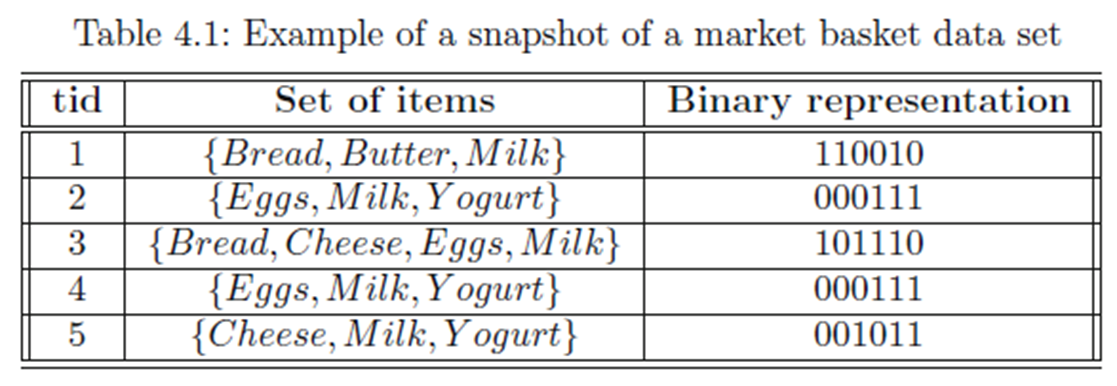
#> input picture cisc520/image.png, 1117 x 386 px
$ jupyter execute --allow-errors mlxtend-examples.ipynb
#> lines starting #> are read from the running program, lines starting #| are printed output that depends on the picture
# Examples
Website: `http://rasbt.github.io/mlxtend/`


[cell 1]
import numpy as np
import matplotlib.pyplot as plt
import matplotlib.gridspec as gridspec
import itertools
from sklearn.linear_model import LogisticRegression
from sklearn.svm import SVC
from sklearn.ensemble import RandomForestClassifier
from mlxtend.classifier import EnsembleVoteClassifier
from mlxtend.data import iris_data
from mlxtend.plotting import plot_decision_regions

# Initializing Classifiers
clf1 = LogisticRegression(random_state=0)
clf2 = RandomForestClassifier(random_state=0)
clf3 = SVC(random_state=0, probability=True)
#> (the rest of this cell did not finish here and is left out)

# Association Rules Generation from Frequent Itemsets

- `http://rasbt.github.io/mlxtend/user_guide/frequent_patterns/association_rules/`


## Example 1 -- Generating Association Rules from Frequent Itemsets

[cell 2]
import pandas as pd
from mlxtend.preprocessing import TransactionEncoder
from mlxtend.frequent_patterns import apriori, fpmax, fpgrowth


dataset = [['Milk', 'Onion', 'Nutmeg', 'Kidney Beans', 'Eggs', 'Yogurt'],
           ['Dill', 'Onion', 'Nutmeg', 'Kidney Beans', 'Eggs', 'Yogurt'],
           ['Milk', 'Apple', 'Kidney Beans', 'Eggs'],
           ['Milk', 'Unicorn', 'Corn', 'Kidney Beans', 'Yogurt'],
           ['Corn', 'Onion', 'Onion', 'Kidney Beans', 'Ice cream', 'Eggs']]

#> (the rest of this cell did not finish here and is left out)

[cell 3]
from mlxtend.frequent_patterns import association_rules

#> (the rest of this cell did not finish here and is left out)

## Example 2 -- Rule Generation and Selection Criteria

#> (a cell that did not finish here is left out)

#> (a cell that did not finish here is left out)

#> (a cell that did not finish here is left out)

#> (a cell that did not finish here is left out)

## Example 3 -- Frequent Itemsets with Incomplete Antecedent and Consequent Information

[cell 8]
import pandas as pd

dict = {'itemsets': [['177', '176'], ['177', '179'],
                     ['176', '178'], ['176', '179'],
                     ['93', '100'], ['177', '178'],
                     ['177', '176', '178']],
        'support':[0.253623, 0.253623, 0.217391,
                   0.217391, 0.181159, 0.108696, 0.108696]}

freq_itemsets = pd.DataFrame(dict)
freq_itemsets

[cell 9]
from mlxtend.frequent_patterns import association_rules

#> (the rest of this cell did not finish here and is left out)

#> (a cell that did not finish here is left out)

### Example 4 -- Pruning Association Rules

[cell 11]
import pandas as pd
from mlxtend.preprocessing import TransactionEncoder
from mlxtend.frequent_patterns import apriori, fpmax, fpgrowth
from mlxtend.frequent_patterns import association_rules


dataset = [['Milk', 'Onion', 'Nutmeg', 'Kidney Beans', 'Eggs', 'Yogurt'],
           ['Dill', 'Onion', 'Nutmeg', 'Kidney Beans', 'Eggs', 'Yogurt'],
           ['Milk', 'Apple', 'Kidney Beans', 'Eggs'],
           ['Milk', 'Unicorn', 'Corn', 'Kidney Beans', 'Yogurt'],
           ['Corn', 'Onion', 'Onion', 'Kidney Beans', 'Ice cream', 'Eggs']]

#> (the rest of this cell did not finish here and is left out)

#> (a cell that did not finish here is left out)

# Frequent Itemsets via Apriori Algorithm

- Reference: `http://rasbt.github.io/mlxtend/user_guide/frequent_patterns/apriori/`

## Example 1 -- Generating Frequent Itemsets

[cell 13]
dataset = [['Milk', 'Onion', 'Nutmeg', 'Kidney Beans', 'Eggs', 'Yogurt'],
           ['Dill', 'Onion', 'Nutmeg', 'Kidney Beans', 'Eggs', 'Yogurt'],
           ['Milk', 'Apple', 'Kidney Beans', 'Eggs'],
           ['Milk', 'Unicorn', 'Corn', 'Kidney Beans', 'Yogurt'],
           ['Corn', 'Onion', 'Onion', 'Kidney Beans', 'Ice cream', 'Eggs']]
dataset

[cell 14]
from PIL import Image
img = Image.open('image.png')
#> img is the input picture: PIL image 1117x386 RGBA; mean R, G, B, A 227.7, 227.8, 228.1, 255
img = img.resize((440, 175))
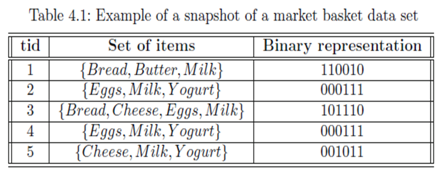
#> img: PIL image 440x175 RGBA; mean R, G, B, A 227.1, 227.2, 227.5, 255
img.save('basket_1.png')

from IPython import display
#> (the rest of this cell did not finish here and is left out)


$ run again, with cisc520/Euclidean-Distance.png copied over cisc520/image.png
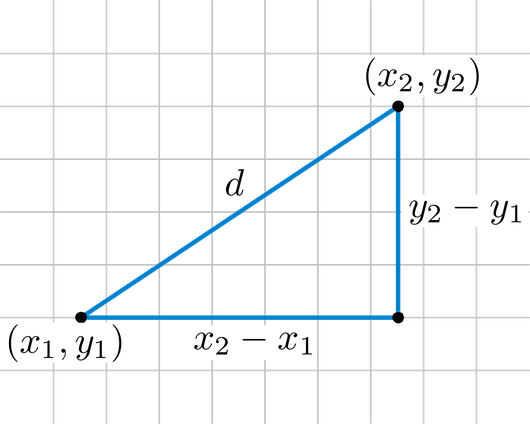
#> input picture cisc520/Euclidean-Distance.png, 530 x 424 px
#> img is the input picture: PIL image 530x424 RGBA; mean R, G, B, A 47.1, 50.3, 52.4, 36.8
#> `img = img.resize((440, 175))`:
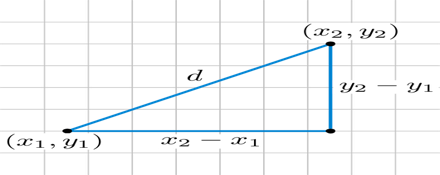
#> img: PIL image 440x175 RGBA; mean R, G, B, A 49.2, 53.1, 55.5, 37.2; transparent parts drawn white

$ run again, with cisc520/confusion-matrix.png copied over cisc520/image.png
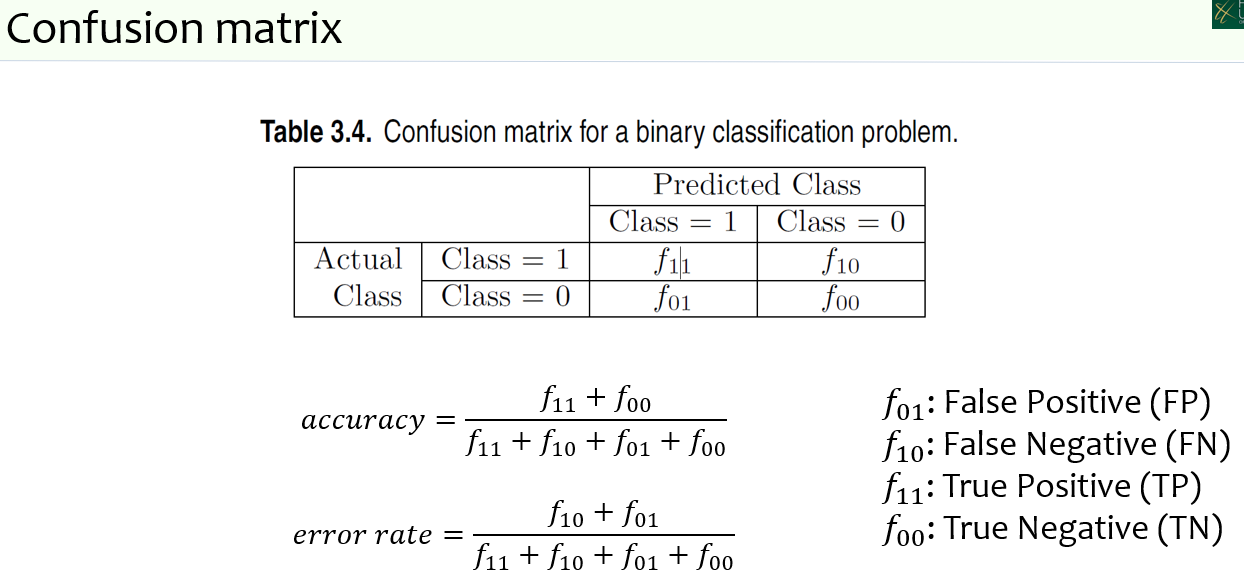
#> input picture cisc520/confusion-matrix.png, 1244 x 581 px
#> img is the input picture: PIL image 1244x581 RGBA; mean R, G, B, A 244, 244.8, 243.7, 255
#> `img = img.resize((440, 175))`:
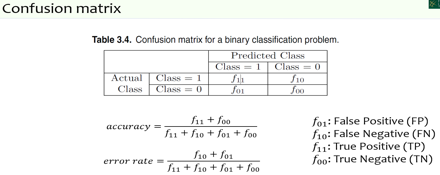
#> img: PIL image 440x175 RGBA; mean R, G, B, A 243.5, 244.4, 243.3, 255
